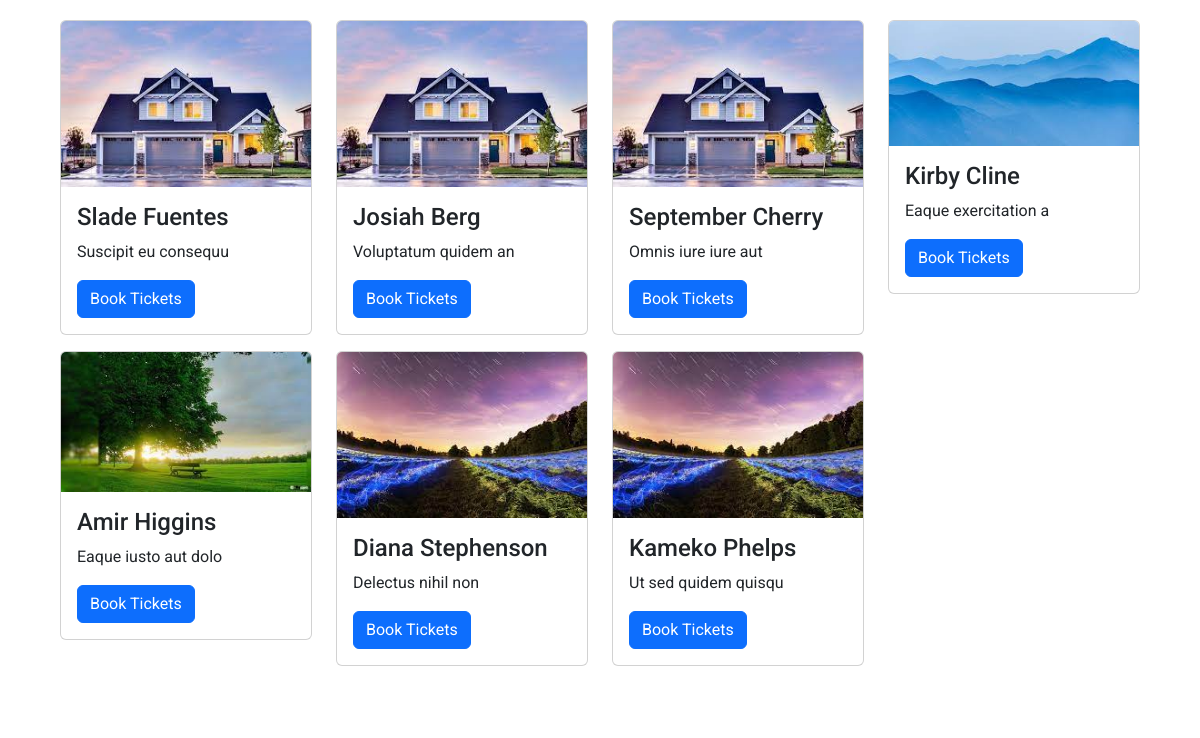
Before: / (lower part) with the older database file.
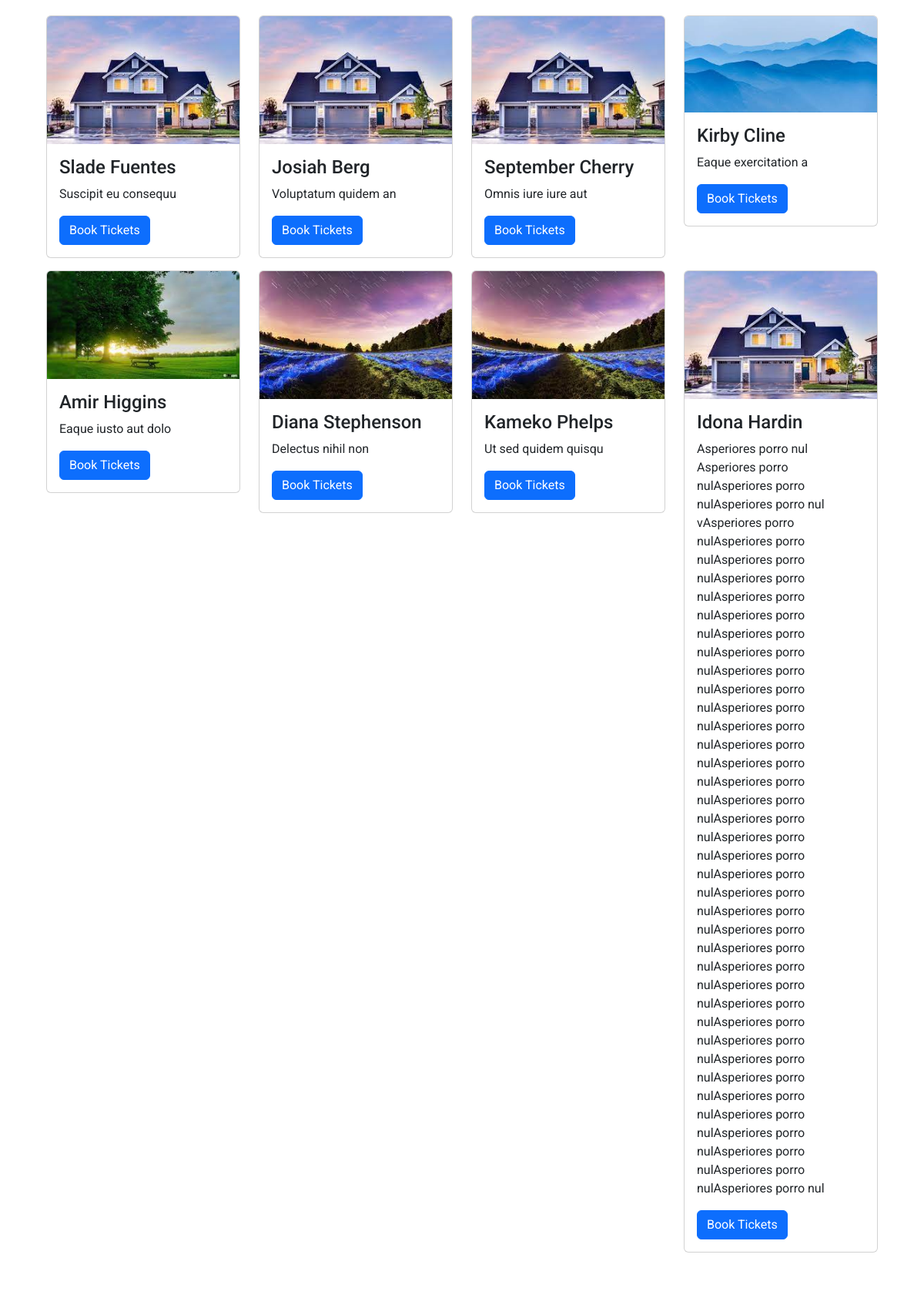
After: the same page with the newer database file.
### models.py (models this page shows, shortened)
class show(db.Model):
   id = db.Column(db.Integer, primary_key = True)
   name = db.Column(db.String(100))
   description = db.Column(db.String(100))
   location = db.Column(db.String(100))
   capacity = db.Column(db.Integer)
   tags = db.Column(db.String(200))
   price = db.Column(db.Float)
   rating = db.Column(db.Integer)
   showshosted = db.relationship('venue',secondary=showinvenue, backref='showshosted')

### app.py (the view)
@app.route("/",methods=['GET','POST'])
def home():
  events = db.session.query(show).all()
  return render_template('Home/Home.html',events=events)

### templates/Home/Home.html (shortened to what this page needs)
{% extends "./Layouts/layout.html" %}
{% block content %}
{% block events %}
<section class="w-100  bg-white p-5">
  <div class="container">
    <div class="row py-3">
      {% for i in events %}
      <div class="col-md-6 col-lg-4 col-xl-3 my-md-2 my-sm-2">
        <div class="card">
          <img src="/static/file_uploads/event/{{i.id}}.jpeg" alt="Image 1" class="card-img-top">
          <div class="card-body">
            <h4 class="card-title">{{i.name}}</h4>
            <p class="card-text">{{i.description}}</p>
            <a href="/event/booktickets/{{i.id}}" class="btn btn-primary">Book Tickets</a>
          </div>
        </div>
      </div>
      {% endfor %}
  </div>
</section>
{% endblock events %}
{% endblock content %}

### templates/Layouts/layout.html (shortened to what this page needs)
<!DOCTYPE html>
<html lang="en">
<head>
    <link href="https://cdn.jsdelivr.net/npm/bootstrap@5.3.0-alpha1/dist/css/bootstrap.min.css" rel="stylesheet">
</head>
<body class="">
    {% block content %}{% endblock content %}
</body>
</html>

### templates/Layouts/layout.html (style rules this page uses)
body { font-family: 'Roboto', sans-serif; }

Changed rows visible on the page:
added show: name "Idona Hardin", description "Asperiores porro nul Asperiores porro nulAsperiores porro nulAsperiores porro nul vAsperiores porro nulAsperiores porro nulAsperiores porro nulAsperiores porro nulAsperiores porro nulAsperiores porro nulAsperiores porro nulAsperiores porro nulAsperiores porro nulAsperiores porro nulAsperiores porro nulAsperiores porro nulAsperiores porro nulAsperiores porro nulAsperiores porro nulAsperiores porro nulAsperiores porro nulAsperiores porro nulAsperiores porro nulAsperiores porro nulAsperiores porro nulAsperiores porro nulAsperiores porro nulAsperiores porro nulAsperiores porro nulAsperiores porro nulAsperiores porro nulAsperiores porro nulAsperiores porro nulAsperiores porro nulAsperiores porro…"
